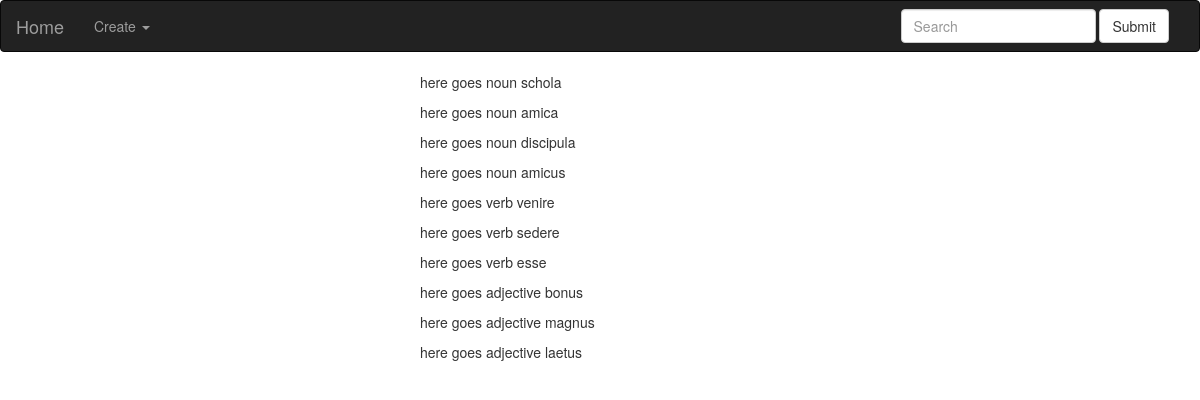
The app's page /trainer/ with its own data.
### Vokabel/models.py (models this page shows)
class Vocable(models.Model):
	translation=models.CharField(max_length=128)
	class Meta:
		abstract=True

class Noun(Vocable):
	genus=models.CharField(max_length=1,
		choices=[(g.value, g.name) for g in Genus])
	sg1=models.CharField(max_length=128)
	sg2=models.CharField(max_length=128)
	sg3=models.CharField(max_length=128)
	sg4=models.CharField(max_length=128)
	sg5=models.CharField(max_length=128)
	sg6=models.CharField(max_length=128)
	pl1=models.CharField(max_length=128)
	pl2=models.CharField(max_length=128)
	pl3=models.CharField(max_length=128)
	pl4=models.CharField(max_length=128)
	pl5=models.CharField(max_length=128)
	pl6=models.CharField(max_length=128)

class Verb(Vocable):
	infinitive=models.CharField(max_length=128)
	imperative_sg=models.CharField(max_length=128)
	imperative_pl=models.CharField(max_length=128)
	present_sg1=models.CharField(max_length=128)
	present_sg2=models.CharField(max_length=128)
	present_sg3=models.CharField(max_length=128)
	present_pl1=models.CharField(max_length=128)
	present_pl2=models.CharField(max_length=128)
	present_pl3=models.CharField(max_length=128)
	perfect_sg1=models.CharField(max_length=128)
	perfect_sg2=models.CharField(max_length=128)
	perfect_sg3=models.CharField(max_length=128)
	perfect_pl1=models.CharField(max_length=128)
	perfect_pl2=models.CharField(max_length=128)
	perfect_pl3=models.CharField(max_length=128)
	imperfect_sg1=models.CharField(max_length=128)
	imperfect_sg2=models.CharField(max_length=128)
	imperfect_sg3=models.CharField(max_length=128)
	imperfect_pl1=models.CharField(max_length=128)
	imperfect_pl2=models.CharField(max_length=128)
	imperfect_pl3=models.CharField(max_length=128)
	pluqperfect_sg1=models.CharField(max_length=128)
	pluqperfect_sg2=models.CharField(max_length=128)
	pluqperfect_sg3=models.CharField(max_length=128)
	pluqperfect_pl1=models.CharField(max_length=128)
	pluqperfect_pl2=models.CharField(max_length=128)
	pluqperfect_pl3=models.CharField(max_length=128)
	future_sg1=models.CharField(max_length=128)
	future_sg2=models.CharField(max_length=128)
	future_sg3=models.CharField(max_length=128)
	future_pl1=models.CharField(max_length=128)
	future_pl2=models.CharField(max_length=128)
	future_pl3=models.CharField(max_length=128)
	future2_sg1=models.CharField(max_length=128)
	future2_sg2=models.CharField(max_length=128)
	future2_sg3=models.CharField(max_length=128)
	future2_pl1=models.CharField(max_length=128)
	future2_pl2=models.CharField(max_length=128)
	future2_pl3=models.CharField(max_length=128)

class Adjective(Vocable):
	pos_sg1m=models.CharField(max_length=128)
	pos_sg2m=models.CharField(max_length=128)
	pos_sg3m=models.CharField(max_length=128)
	pos_sg4m=models.CharField(max_length=128)
	pos_sg5m=models.CharField(max_length=128)
	pos_sg6m=models.CharField(max_length=128)
	pos_pl1m=models.CharField(max_length=128)
	pos_pl2m=models.CharField(max_length=128)
	pos_pl3m=models.CharField(max_length=128)
	pos_pl4m=models.CharField(max_length=128)
	pos_pl5m=models.CharField(max_length=128)
	pos_pl6m=models.CharField(max_length=128)
	pos_sg1f=models.CharField(max_length=128)
	pos_sg2f=models.CharField(max_length=128)
	pos_sg3f=models.CharField(max_length=128)
	pos_sg4f=models.CharField(max_length=128)
	pos_sg5f=models.CharField(max_length=128)
	pos_sg6f=models.CharField(max_length=128)
	pos_pl1f=models.CharField(max_length=128)
	pos_pl2f=models.CharField(max_length=128)
	pos_pl3f=models.CharField(max_length=128)
	pos_pl4f=models.CharField(max_length=128)
	pos_pl5f=models.CharField(max_length=128)
	pos_pl6f=models.CharField(max_length=128)
	pos_sg1n=models.CharField(max_length=128)
	pos_sg2n=models.CharField(max_length=128)
	pos_sg3n=models.CharField(max_length=128)
	pos_sg4n=models.CharField(max_length=128)
	pos_sg5n=models.CharField(max_length=128)
	pos_sg6n=models.CharField(max_length=128)
	pos_pl1n=models.CharField(max_length=128)
	pos_pl2n=models.CharField(max_length=128)
	pos_pl3n=models.CharField(max_length=128)
	pos_pl4n=models.CharField(max_length=128)
	pos_pl5n=models.CharField(max_length=128)
	pos_pl6n=models.CharField(max_length=128)
	comp_sg1m=models.CharField(max_length=128)
	comp_sg2m=models.CharField(max_length=128)
	comp_sg3m=models.CharField(max_length=128)
	comp_sg4m=models.CharField(max_length=128)
	comp_sg5m=models.CharField(max_length=128)
	comp_sg6m=models.CharField(max_length=128)
	comp_pl1m=models.CharField(max_length=128)
	comp_pl2m=models.CharField(max_length=128)
	comp_pl3m=models.CharField(max_length=128)
	comp_pl4m=models.CharField(max_length=128)
	comp_pl5m=models.CharField(max_length=128)
	comp_pl6m=models.CharField(max_length=128)
	comp_sg1f=models.CharField(max_length=128)
	comp_sg2f=models.CharField(max_length=128)
	comp_sg3f=models.CharField(max_length=128)
	comp_sg4f=models.CharField(max_length=128)
	comp_sg5f=models.CharField(max_length=128)
	comp_sg6f=models.CharField(max_length=128)
	comp_pl1f=models.CharField(max_length=128)
	comp_pl2f=models.CharField(max_length=128)
	comp_pl3f=models.CharField(max_length=128)
	comp_pl4f=models.CharField(max_length=128)
	comp_pl5f=models.CharField(max_length=128)
	comp_pl6f=models.CharField(max_length=128)
	comp_sg1n=models.CharField(max_length=128)
	comp_sg2n=models.CharField(max_length=128)
	comp_sg3n=models.CharField(max_length=128)
	comp_sg4n=models.CharField(max_length=128)
	comp_sg5n=models.CharField(max_length=128)
	comp_sg6n=models.CharField(max_length=128)
	comp_pl1n=models.CharField(max_length=128)
	comp_pl2n=models.CharField(max_length=128)
	comp_pl3n=models.CharField(max_length=128)
	comp_pl4n=models.CharField(max_length=128)
	comp_pl5n=models.CharField(max_length=128)
	comp_pl6n=models.CharField(max_length=128)
	sup_sg1m=models.CharField(max_length=128)
	sup_sg2m=models.CharField(max_length=128)
	sup_sg3m=models.CharField(max_length=128)
	sup_sg4m=models.CharField(max_length=128)
	sup_sg5m=models.CharField(max_length=128)
	sup_sg6m=models.CharField(max_length=128)
	sup_pl1m=models.CharField(max_length=128)
	sup_pl2m=models.CharField(max_length=128)
	sup_pl3m=models.CharField(max_length=128)
	sup_pl4m=models.CharField(max_length=128)
	sup_pl5m=models.CharField(max_length=128)
	sup_pl6m=models.CharField(max_length=128)
	sup_sg1f=models.CharField(max_length=128)
	sup_sg2f=models.CharField(max_length=128)
	sup_sg3f=models.CharField(max_length=128)
	sup_sg4f=models.CharField(max_length=128)
	sup_sg5f=models.CharField(max_length=128)
	sup_sg6f=models.CharField(max_length=128)
	sup_pl1f=models.CharField(max_length=128)
	sup_pl2f=models.CharField(max_length=128)
	sup_pl3f=models.CharField(max_length=128)
	sup_pl4f=models.CharField(max_length=128)
	sup_pl5f=models.CharField(max_length=128)
	sup_pl6f=models.CharField(max_length=128)
	sup_sg1n=models.CharField(max_length=128)
	sup_sg2n=models.CharField(max_length=128)
	sup_sg3n=models.CharField(max_length=128)
	sup_sg4n=models.CharField(max_length=128)
	sup_sg5n=models.CharField(max_length=128)
	sup_sg6n=models.CharField(max_length=128)
	sup_pl1n=models.CharField(max_length=128)
	sup_pl2n=models.CharField(max_length=128)
	sup_pl3n=models.CharField(max_length=128)
	sup_pl4n=models.CharField(max_length=128)
	sup_pl5n=models.CharField(max_length=128)
	sup_pl6n=models.CharField(max_length=128)

### Trainer/views.py (the view)
class TrainerView(generic.View):
	def get(self, request, **kwargs):
		total=10
		l=random.sample(["n", "v", "a"]*int(total/3+1), total)
		vocs=chooseRandom(Noun, l.count("n"))
		vocs+=chooseRandom(Verb, l.count("v"))
		vocs+=chooseRandom(Adjective, l.count("a"))
		return render(request, "quicktrainer.html", context={
			"vocs":vocs
		})

### Trainer/templatetags/tools.py (called while the page is built)
@register.filter
def isinst(value, class_str):
    split = class_str.split(".")
    return isinstance(value, getattr(importlib.import_module(".".join(split[:-1])), split[-1]))

### Trainer/views.py (called while the page is built)
def chooseRandom(model, count):
	ids=list(model.objects.all().values_list("id", flat=True))
	return list(model.objects.filter(id__in=random.sample(ids, count)))

### Trainer/templates/quicktrainer.html (shortened to what this page needs)
{% extends 'layout.html' %}
{% block head %}
  {% load tools %}
{% endblock %}
{% block body %}
	<div class="container">
    <div class="row">
      <div class="col-lg-4 col-lg-offset-4 col-md-6 col-md-offset-3 col-sm-8 col-sm-offset-2 col-xs-12 col-xs-offset-0">
        {% for voc in vocs %}
          {% if voc|isinst:"Vokabel.models.Noun" %}
            <p>here goes noun {{ voc.sg1 }}</p>
          {% endif %}
          {% if voc|isinst:"Vokabel.models.Verb" %}
            <p>here goes verb {{ voc.infinitive }}</p>
          {% endif %}
          {% if voc|isinst:"Vokabel.models.Adjective" %}
            <p>here goes adjective {{ voc.pos_sg1m }}</p>
          {% endif %}
        {% endfor %}
      </div>
    </div>
	</div>
{% endblock %}

### records on screen
Noun: sg1 "schola"
Noun: sg1 "amica"
Noun: sg1 "discipula"
Noun: sg1 "amicus"
Verb: infinitive "venire"
Verb: infinitive "sedere"
Verb: infinitive "esse"
Adjective: pos_sg1m "bonus"
Adjective: pos_sg1m "magnus"
Adjective: pos_sg1m "laetus"
